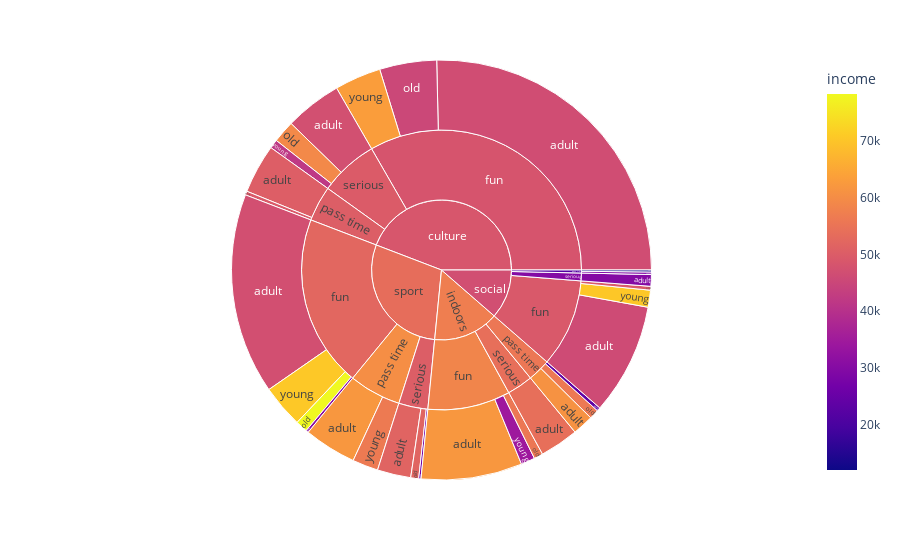
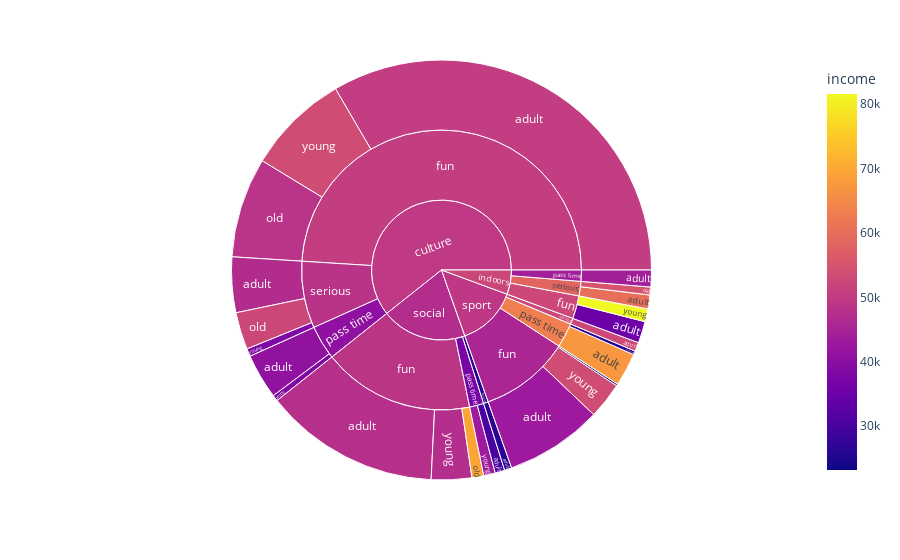

The notebook cell these images were saved under, in order:
### Code cell
df_men = df[df["gender"]=="men"]
df_women = df[df["gender"]=="women"]

fig = px.sunburst(df_men, path=['most_interest', 'goal_cat', 'age_cat'],
                  values='income', color='income'
                 )
fig.show()

fig = px.sunburst(df_women, path=['most_interest', 'goal_cat', 'age_cat'],
                  values='income', color='income'
                 )
fig.show()

### Figure 1 — Plotly figure (JSON) as saved in the notebook; plotly's stock layout.template omitted (floating-point values rounded to 4 significant figures)
{"data": [{"branchvalues": "total", "customdata": [[30768], [46620.0], [61940.0], [45970.0], [47040.0], [50410.0], [61040.0], [12063], [61970.0], [47220.0], [54070.0], [29910.0], [51580.0], [45360.0], [55820.0], [49460.0], [78193], [49500.0], [56118], [59230.0], [51725], [63180.0], [34450.0], [70370.0], [70500.0], [23361], [29237], [56390.0], [41840.0], [26682], [48230.0], [58410.0], [49200.0], [52200.0], [50350.0], [55680.0], [21690.0], [60130.0], [49710.0], [54070.0], [29910.0], [50310.0], [48650.0], [57080.0], [46860.0], [53620.0]], "domain": {"x": [0, 1], "y": [0, 1]}, "hovertemplate": "labels=%{label}<br>income_sum=%{value}<br>parent=%{parent}<br>id=%{id}<br>income=%{color}<extra></extra>", "ids": ["sport/fun/0", "culture/fun/adult", "indoors/fun/adult", "social/fun/adult", "sport/fun/adult", "culture/pass time/adult", "indoors/pass time/adult", "social/pass time/adult", "sport/pass time/adult", "culture/serious/adult", "indoors/serious/adult", "social/serious/adult", "sport/serious/adult", "culture/fun/old", "indoors/fun/old", "social/fun/old", "sport/fun/old", "culture/pass time/old", "indoors/pass time/old", "culture/serious/old", "sport/serious/old", "culture/fun/young", "indoors/fun/young", "social/fun/young", "sport/fun/young", "indoors/pass time/young", "social/pass time/young", "sport/pass time/young", "culture/serious/young", "sport/serious/young", "culture/fun", "indoors/fun", "social/fun", "sport/fun", "culture/pass time", "indoors/pass time", "social/pass time", "sport/pass time", "culture/serious", "indoors/serious", "social/serious", "sport/serious", "culture", "indoors", "social", "sport"], "labels": ["0", "adult", "adult", "adult", "adult", "adult", "adult", "adult", "adult", "adult", "adult", "adult", "adult", "old", "old", "old", "old", "old", "old", "old", "old", "young", "young", "young", "young", "young", "young", "young", "young", "young", "fun", "fun", "fun", "fun", "pass time", "pass time", "pass time", "pass time", "serious", "serious", "serious", "serious", "culture", "indoors", "social", "sport"], "marker": {"coloraxis": "coloraxis", "colors": [30768, 46620.0, 61940.0, 45970.0, 47040.0, 50410.0, 61040.0, 12063, 61970.0, 47220.0, 54070.0, 29910.0, 51580.0, 45360.0, 55820.0, 49460.0, 78193, 49500.0, 56118, 59230.0, 51725, 63180.0, 34450.0, 70370.0, 70500.0, 23361, 29237, 56390.0, 41840.0, 26682, 48230.0, 58410.0, 49200.0, 52200.0, 50350.0, 55680.0, 21690.0, 60130.0, 49710.0, 54070.0, 29910.0, 50310.0, 48650.0, 57080.0, 46860.0, 53620.0]}, "name": "", "parents": ["sport/fun", "culture/fun", "indoors/fun", "social/fun", "sport/fun", "culture/pass time", "indoors/pass time", "social/pass time", "sport/pass time", "culture/serious", "indoors/serious", "social/serious", "sport/serious", "culture/fun", "indoors/fun", "social/fun", "sport/fun", "culture/pass time", "indoors/pass time", "culture/serious", "sport/serious", "culture/fun", "indoors/fun", "social/fun", "sport/fun", "indoors/pass time", "social/pass time", "sport/pass time", "culture/serious", "sport/serious", "culture", "indoors", "social", "sport", "culture", "indoors", "social", "sport", "culture", "indoors", "social", "sport", "", "", "", ""], "type": "sunburst", "values": [307680, 38511139, 11810727, 13006435, 23479657, 5747646, 2446087, 229197, 6123998, 6656618, 4522505, 1360264, 3916858, 6668035, 1052959, 444919, 1407474, 445334, 1122360, 2592338, 931050, 5422582, 1628765, 1983990, 4991786, 420498, 292370, 3010288, 1030410, 266820, 50601756, 14492451, 15435344, 30186597, 6192980, 3988945, 521567, 9134286, 10279366, 4522505, 1360264, 5114728, 67074102, 23003901, 17317175, 44435611]}], "layout": {"coloraxis": {"colorbar": {"title": {"text": "income"}}, "colorscale": [[0, "#0d0887"], [0.1111, "#46039f"], [0.2222, "#7201a8"], [0.3333, "#9c179e"], [0.4444, "#bd3786"], [0.5556, "#d8576b"], [0.6667, "#ed7953"], [0.7778, "#fb9f3a"], [0.8889, "#fdca26"], [1, "#f0f921"]]}, "legend": {"tracegroupgap": 0}, "margin": {"t": 60}}}

### Figure 2 — Plotly figure (JSON) as saved in the notebook; plotly's stock layout.template omitted (floating-point values rounded to 4 significant figures)
{"data": [{"branchvalues": "total", "customdata": [[50340.0], [35270.0], [47680.0], [42990.0], [41150.0], [44100.0], [30340.0], [67140.0], [46920.0], [60200.0], [26450.0], [52586], [48450.0], [69487], [23207], [52410.0], [55080], [53510.0], [81540.0], [47260.0], [53520.0], [38330.0], [42980.0], [26682], [38270.0], [50550.0], [52500.0], [48740.0], [45540.0], [40820.0], [44100.0], [37220.0], [62940.0], [48280.0], [58340.0], [26450.0], [52586], [49630.0], [52310.0], [47160.0], [49430.0]], "domain": {"x": [0, 1], "y": [0, 1]}, "hovertemplate": "labels=%{label}<br>income_sum=%{value}<br>parent=%{parent}<br>id=%{id}<br>income=%{color}<extra></extra>", "ids": ["culture/fun/adult", "indoors/fun/adult", "social/fun/adult", "sport/fun/adult", "culture/pass time/adult", "indoors/pass time/adult", "social/pass time/adult", "sport/pass time/adult", "culture/serious/adult", "indoors/serious/adult", "social/serious/adult", "sport/serious/adult", "culture/fun/old", "social/fun/old", "sport/fun/old", "culture/serious/old", "indoors/serious/old", "culture/fun/young", "indoors/fun/young", "social/fun/young", "sport/fun/young", "culture/pass time/young", "social/pass time/young", "sport/pass time/young", "culture/serious/young", "culture/fun", "indoors/fun", "social/fun", "sport/fun", "culture/pass time", "indoors/pass time", "social/pass time", "sport/pass time", "culture/serious", "indoors/serious", "social/serious", "sport/serious", "culture", "indoors", "social", "sport"], "labels": ["adult", "adult", "adult", "adult", "adult", "adult", "adult", "adult", "adult", "adult", "adult", "adult", "old", "old", "old", "old", "old", "young", "young", "young", "young", "young", "young", "young", "young", "fun", "fun", "fun", "fun", "pass time", "pass time", "pass time", "pass time", "serious", "serious", "serious", "serious", "culture", "indoors", "social", "sport"], "marker": {"coloraxis": "coloraxis", "colors": [50340.0, 35270.0, 47680.0, 42990.0, 41150.0, 44100.0, 30340.0, 67140.0, 46920.0, 60200.0, 26450.0, 52586, 48450.0, 69487, 23207, 52410.0, 55080, 53510.0, 81540.0, 47260.0, 53520.0, 38330.0, 42980.0, 26682, 38270.0, 50550.0, 52500.0, 48740.0, 45540.0, 40820.0, 44100.0, 37220.0, 62940.0, 48280.0, 58340.0, 26450.0, 52586, 49630.0, 52310.0, 47160.0, 49430.0]}, "name": "", "parents": ["culture/fun", "indoors/fun", "social/fun", "sport/fun", "culture/pass time", "indoors/pass time", "social/pass time", "sport/pass time", "culture/serious", "indoors/serious", "social/serious", "sport/serious", "culture/fun", "social/fun", "sport/fun", "culture/serious", "indoors/serious", "culture/fun", "indoors/fun", "social/fun", "sport/fun", "culture/pass time", "social/pass time", "sport/pass time", "culture/serious", "culture", "indoors", "social", "sport", "culture", "indoors", "social", "sport", "culture", "indoors", "social", "sport", "", "", "", ""], "type": "sunburst", "values": [48483405, 2412702, 19627864, 10860791, 5044132, 1878582, 1078500, 3692439, 6194847, 1548048, 807949, 999134, 11174026, 1320253, 208863, 4157894, 881280, 11414228, 1432002, 4508621, 4059574, 675788, 1289160, 426912, 873264, 71071659, 3844704, 25456738, 15129228, 5719920, 1878582, 2367660, 4119351, 11226005, 2429328, 807949, 999134, 88017584, 8152614, 28632347, 20247713]}], "layout": {"coloraxis": {"colorbar": {"title": {"text": "income"}}, "colorscale": [[0, "#0d0887"], [0.1111, "#46039f"], [0.2222, "#7201a8"], [0.3333, "#9c179e"], [0.4444, "#bd3786"], [0.5556, "#d8576b"], [0.6667, "#ed7953"], [0.7778, "#fb9f3a"], [0.8889, "#fdca26"], [1, "#f0f921"]]}, "legend": {"tracegroupgap": 0}, "margin": {"t": 60}}}
